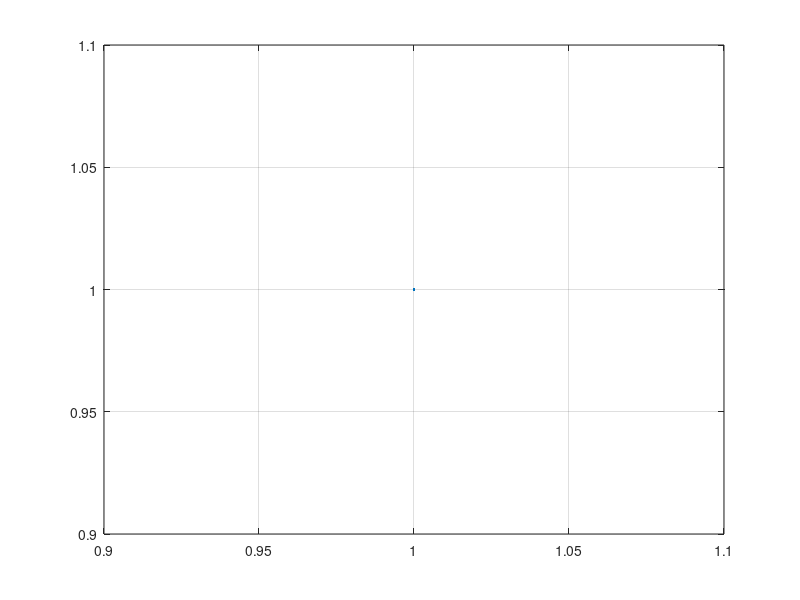

The MATLAB script that drew this image: (Note: this script raises an error after producing the figure.)
clf ; taille = 20 ; plot(1,1,'.') ; grid on
X_DS = [0 1] ; Y_DS = [0 1]; %Where we want the annotation on the plot
[X_NFU,Y_NFU] = ds2nfu(X_DS,Y_DS); %Scaled to the real window units that annotation requires in input
a = annotation('arrow', ...
           'LineStyle','none', ...
           'HeadStyle','cback3', ...
           'HeadLength',taille,'HeadWidth',taille, ...
           'Units','normalized', ...
           'X',X_NFU,'Y',Y_NFU); hold on

%test
[xtest,ytest] = ds2nfu([x(end-1) x(end)],[y(end-1) y(end)]);
annotation('arrow', ...
           'LineStyle','none', ...
           'HeadStyle','cback3', ...
           'HeadLength',taille,'HeadWidth',taille, ...
           'Units','normalized', ...
           'X',X_NFU,'Y',Y_NFU);